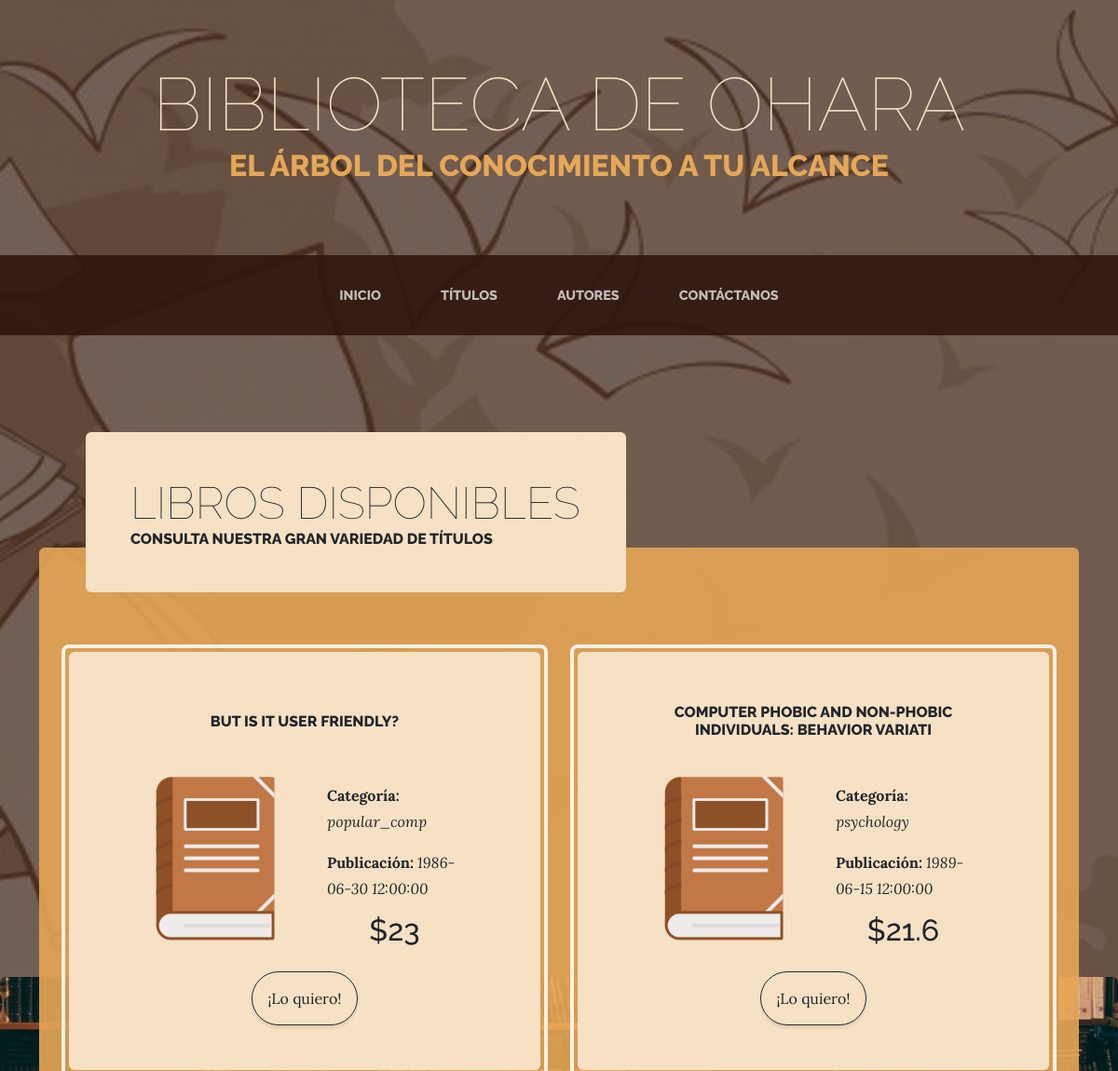
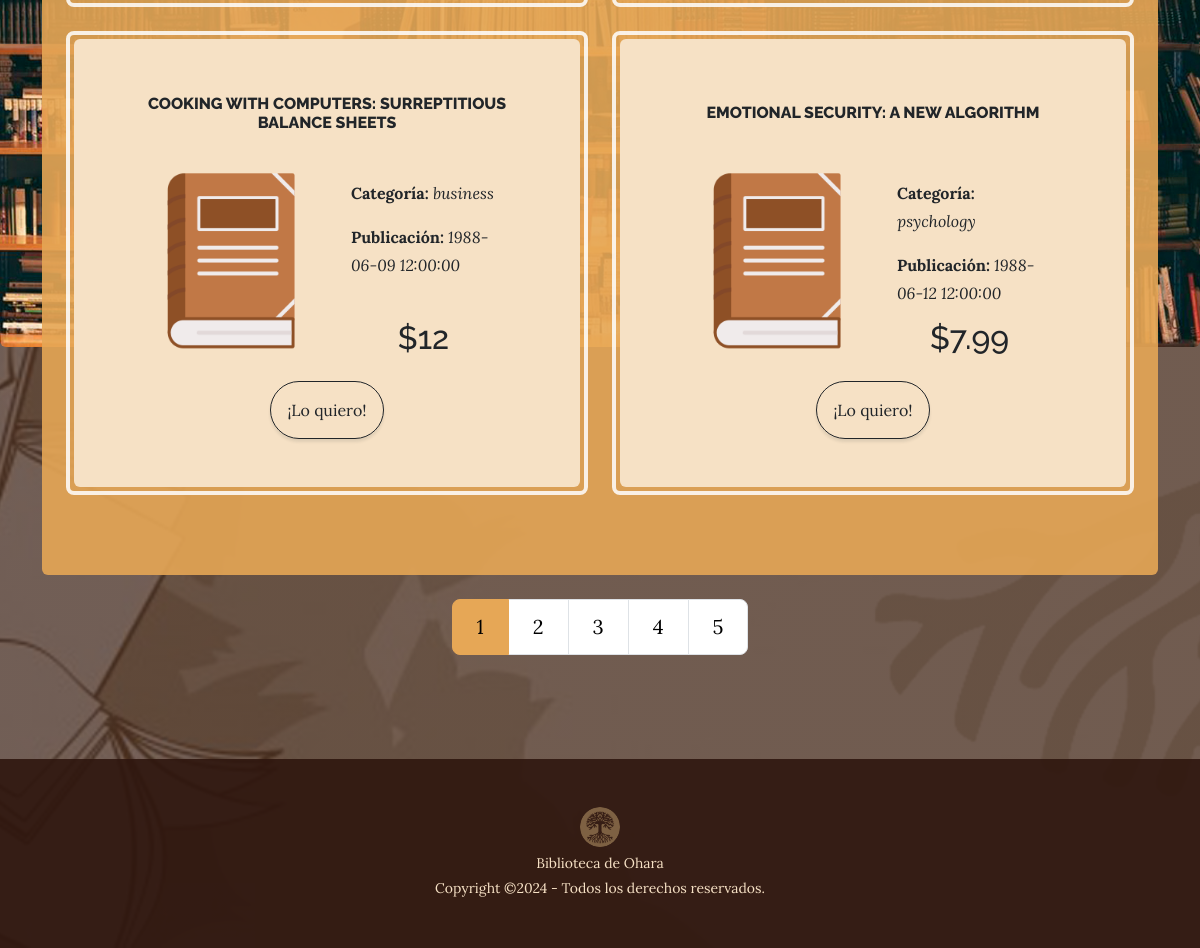
/titulos.php, run on the app's committed database (2 pictures, top to bottom).
### tables this page shows
CREATE TABLE `titulos` (
  `id_titulo` varchar(6) NOT NULL,
  `titulo` varchar(60) NOT NULL,
  `tipo` varchar(15) NOT NULL,
  `id_pub` varchar(4) NOT NULL,
  `precio` double default NULL,
  `avance` double default NULL,
  `total_ventas` int(11) default NULL,
  `notas` varchar(255) NOT NULL,
  `fecha_pub` datetime NOT NULL,
  `contrato` varchar(1) NOT NULL,
  PRIMARY KEY  (`id_titulo`)
);

### database/conexion.php (called while the page is built, shortened)
<?php
    class DBLibreria {
        private $server = "localhost";
        private $user = "root";
        private $pwd = "";
        private $database = "libreriadb";
        private function getCnxn() {
            $cnxn = new PDO("mysql:host=$this->server;dbname=$this->database", $this->user, $this->pwd);
            return $cnxn;
        }
        public function getTitulos() {
            $pdoCnxn = $this->getCnxn();
            $res = array();
            if (is_object($pdoCnxn)) {
                $sql = "SELECT * FROM `titulos` ORDER BY `titulo`";
                $stmt = $pdoCnxn->query($sql);
                if ($stmt) {
                    $res = $stmt->fetchAll(PDO::FETCH_ASSOC);
                } else {
                }
            } else {
            }
            return $res;
        }
    }
?>

### titulos.php (the view, shortened to what this page needs)
<?php
    include "database/conexion.php";
?>
<!DOCTYPE html>
<html lang="en">
    <head>
        <link href="css/styles.css" rel="stylesheet" />
    </head>
    <body>
        <?php
            include ("templates/topbanner.php");
        ?>
        <section id="titulos">
            <br>
        </section>
        <section class="page-section about-heading">
            <div class="container">
                <div class="product-item">
                    <div class="product-item-title d-flex d-none d-md-block" style="width : 630px;">
                        <div class="bg-faded p-5 d-flex me-auto rounded" style="margin-left : 50px;">
                            <h2 class="section-heading mb-0">
                                <span class="section-heading-lower">Libros Disponibles</span>
                                <span class="section-heading-upper">Consulta nuestra gran variedad de títulos</span>
                            </h2>
                        </div>
                    </div>
                    <section class="container rounded cta about-heading-img mb-3 mb-lg-0">
                        <div class="container">
                            <div class="row">
                                <?php
                                    $libreria = new DBLibreria;
                                    $titulos = $libreria->getTitulos();
                                    $elementos_por_pagina = 4;
                                    $num_total_paginas = ceil(count($titulos) / $elementos_por_pagina);
                                    $pagina_actual = isset($_GET['pagina']) ? $_GET['pagina'] : 1;
                                    $inicio = ($pagina_actual - 1) * $elementos_por_pagina;
                                    $titulos_pagina = array_slice($titulos, $inicio, $elementos_por_pagina);
                                    foreach ($titulos_pagina as $registro) {
                                        print('<div class="col-lg-6 mt-4 d-none d-md-block">');
                                        print(    '<div class="cta-inner bg-faded rounded">');
                                        print(        '<div class="container d-flex align-items-center justify-content-center text-center rounded" style="height: 60px;">');
                                        print(            '<h2 class="section-heading">');
                                        print(                '<span class="section-heading-upper">'.$registro['titulo'].'</span>');
                                        print(            '</h2>');
                                        print(        '</div>');
                                        print(        '<div class="container d-flex mt-4 mb-lg-0">');
                                        print(            '<div class="container align-items-center text-center">');
                                        print(                '<img src="assets/img/libro.png" style="width: 140px;"/>');
                                        print(            '</div>');
                                        print(            '<div class="container">');
                                        print(                '<div class="container justify-content-center align-items-center" style="height: 140px;">');
                                        print(                  '<p class="pt-2"><strong>Categoría: </strong><em>'.$registro['tipo'].'</em></p>');
                                        print(                  '<p><strong>Publicación: </strong><em>'.$registro['fecha_pub'].'</em></p>');
                                        print(                '</div>');
                                        print(                '<h2 class="section-heading text-center pt-2">');
                                        print(                  '<span>$'.$registro['precio'].'</span>');
                                        print(                '</h2>');
                                        print(            '</div>');
                                        print(        '</div>');
                                        print(        '<div class="container d-flex justify-content-center mt-3">');
                                        print(            '<button class="btn btn-outline-dark btn p-3" style="border-radius: 50px">¡Lo quiero!</button>');
                                        print(        '</div>');
                                        print(    '</div>');
                                        print('</div>');
                                    }
                                ?>
                            </div>
                        </div>
                    </section>
                    <div class="container mt-4">
                        <ul class="pagination pagination-lg justify-content-center">
                            <?php for ($i = 1; $i <= $num_total_paginas; $i++) : ?>
                                <li class="page-item <?php echo ($i == $pagina_actual) ? 'active' : ''; ?>">
                                    <a class="page-link" href="?pagina=<?php echo $i; ?>" style="color: black"><?php echo $i; ?></a>
                                </li>
                            <?php endfor; ?>
                        </ul>
                    </div>
                </div>
            </div>
        </section>
        <section>
            <br>
        </section>
        <?php
            include ("templates/footer.php");
        ?>
    </body>
</html>

### templates/topbanner.php (shortened to what this page needs)
<header>
    <div class="container-fluid">
        <h1 class="site-heading text-center text-faded d-none d-lg-block">
            <span class="site-heading-lower">Biblioteca de Ohara</span></br>
            <span class="site-heading-upper text-primary mt-3">El árbol del conocimiento a tu alcance</span>
        </h1>
    </div>
</header>
<nav class="navbar navbar-expand-lg navbar-dark py-lg-4 sticky-top" id="mainNav">
    <div class="container">
        <div class="collapse navbar-collapse" id="navbarSupportedContent">
            <ul class="navbar-nav mx-auto">
                <li class="nav-item px-lg-4"><a class="nav-link text-uppercase" href="index.php">Inicio</a></li>
                <li class="nav-item px-lg-4"><a class="nav-link text-uppercase" href="titulos.php">Títulos</a></li>
                <li class="nav-item px-lg-4"><a class="nav-link text-uppercase" href="autores.php">Autores</a></li>
                <li class="nav-item px-lg-4"><a class="nav-link text-uppercase" href="contacto.php">Contáctanos</a></li>
            </ul>
        </div>
    </div>
</nav>

### templates/footer.php
<footer class="footer text-faded text-center py-5">
    <div class="container">
        <img src="assets/favicon.ico" alt="Avatar Logo" style="width:40px;" class="rounded-pill mb-1">
        <p class="m-0 small">Biblioteca de Ohara</p>
        <p class="m-0 small">Copyright &copy;2024 - Todos los derechos reservados.</p>
    </div>
</footer>

### data on the page
titulos: titulo "BUT IS IT USER FRIENDLY?", tipo "popular_comp", fecha_pub "1986-06-30 12:00:00", precio "23"
titulos: titulo "COMPUTER PHOBIC AND NON-PHOBIC INDIVIDUALS: BEHAVIOR VARIATI", tipo "psychology", fecha_pub "1989-06-15 12:00:00", precio "21.6"
titulos: titulo "COOKING WITH COMPUTERS: SURREPTITIOUS BALANCE SHEETS", tipo "business", fecha_pub "1988-06-09 12:00:00", precio "12"
titulos: titulo "EMOTIONAL SECURITY: A NEW ALGORITHM", tipo "psychology", fecha_pub "1988-06-12 12:00:00", precio "7.99"
